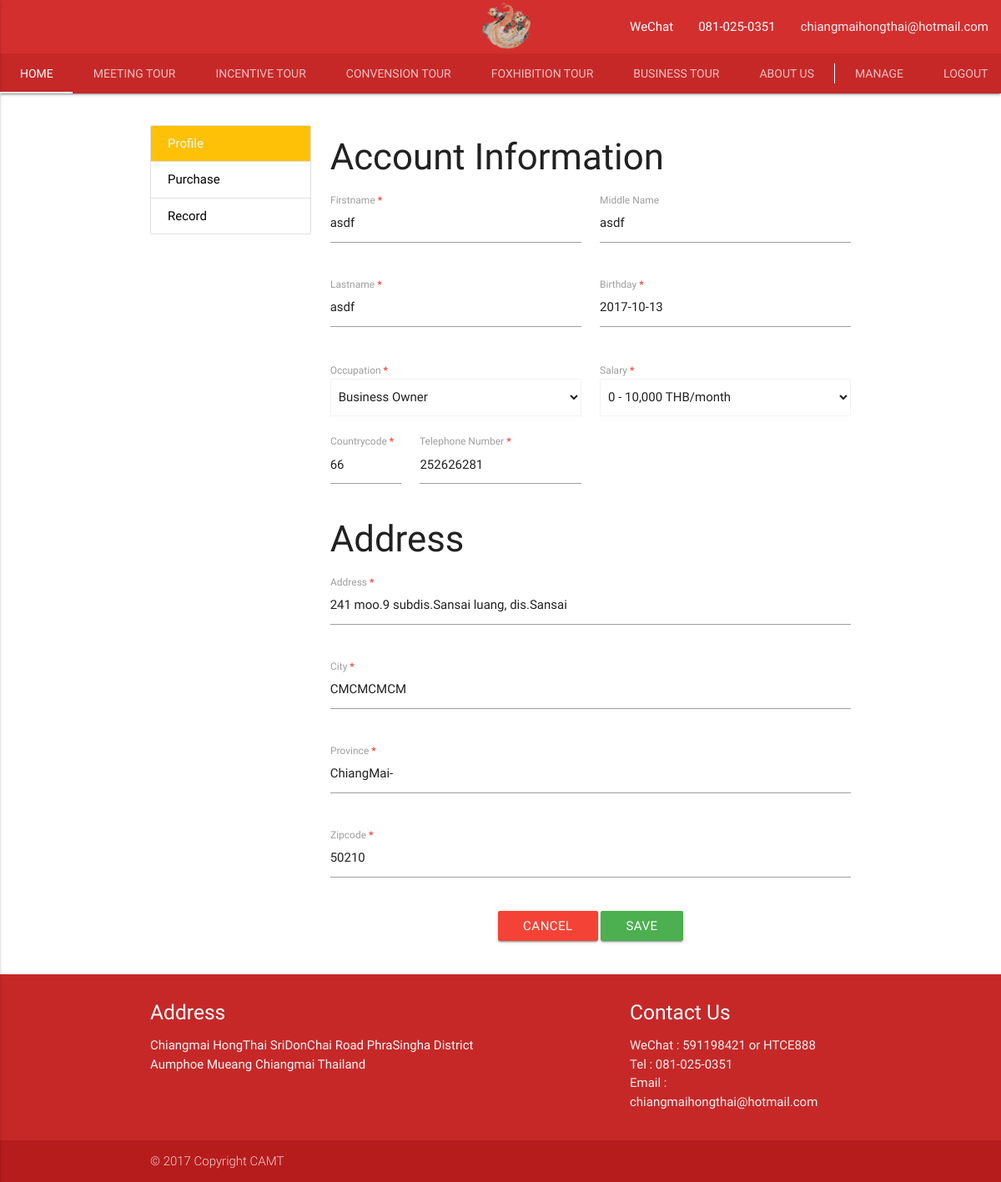
The app's page /tour/edit_profile.php (signed in) with its own data.
### tables this page shows
CREATE TABLE `member` (
  `id` int(11) NOT NULL,
  `username` varchar(50) NOT NULL,
  `password` varchar(60) NOT NULL,
  `first_name` varchar(50) NOT NULL,
  `middle_name` varchar(50) NOT NULL,
  `last_name` varchar(50) NOT NULL,
  `dob` date NOT NULL,
  `country_code` int(11) NOT NULL,
  `phone` varchar(15) NOT NULL,
  `email` varchar(50) NOT NULL,
  `address` varchar(100) NOT NULL,
  `city` varchar(50) NOT NULL,
  `province` varchar(50) NOT NULL,
  `zipcode` varchar(6) NOT NULL,
  `occupation` int(11) NOT NULL,
  `salary` int(11) NOT NULL,
  `active` int(11) NOT NULL DEFAULT '0',
  `hash` varchar(60) NOT NULL
);

### tour/edit_profile.php (the view, shortened to what this page needs)
<?php
    include 'db_config.php';
    $id = $_SESSION['login_id'];
  $sql_db =  "SELECT * FROM `member` WHERE id=$id" ;
  $result2 = mysqli_query($conn,$sql_db);
  $data = mysqli_fetch_array($result2);
  $firstname_db = $data['first_name'];
  $middlename_db = $data['middle_name'];
  $lastname_db = $data['last_name'];
  $phone_db = $data['phone'];
  $salary_db = $data['salary'];
  $occupation_db = $data['occupation'];
  $date_of_birth = $data['dob'];
  $address_db = $data['address'];
  $city_db = $data['city'];
  $province_db = $data['province'];
  $zipcode_db = $data['zipcode'];
  $country_code = $data['country_code'];
  $edit_func = 'php_edit_func.php';
  $profile_page = "window.location.href='profile.php'";
?>
<!DOCTYPE html>
  <html>
   <?php
      include 'component/header.php';
      ?>
<body>
  <div class="container"><div class="section"></div>
    <div class="row">
      <div class="col s12 l3">
        <div class="collection">
          <a href="profile.php" class="collection-item active amber">Profile</a>
          <a href="#" class="collection-item black-text">Purchase</a>
          <a href="#" class="collection-item black-text">Record</a>
        </div>
      </div>
      <div class="col s12 l9">
        <h3>Account Information</h3>
        <form action=<?php echo $edit_func; ?> method="post">
          <div class="row">
            <div class="input-field col s12 l6">
              <input onkeyup = "Validate(this)" id="txt" type="text" class="form-control" name="firstname" id="firstname" value= "<?php echo $firstname_db ?>" required>
              <label for="firstname">Firstname<b class="red-text"> *</b></label>
            </div>
            <div class="input-field col s12 l6">
              <input onkeyup = "Validate(this)" type="text" class="form-control" name="middlename" id="middlename" value="<?php echo $middlename_db ?>">
              <label for="middlename">Middle Name</label>
            </div>
          </div>
          <div class="row">
            <div class="input-field col s12 l6">
              <input onkeyup="Validate(this)" type="text" class="form-control" name="lastname" id="lastname" value="<?php echo $lastname_db ?>" required>
              <label for="lastname">Lastname<b class="red-text"> *</b></label>
            </div>
            <div class="input-field col s12 l6">
              <input required name='dob' type='date' class="datepicker" value='<?php echo $date_of_birth; ?>'/>
              <label for="dob">Birthday<b class="red-text"> *</b></label>
            </div>
          </div>
          <div class="row">
            <div class="col s12 l6">
              <label>Occupation<b class="red-text"> *</b></label>
                <select class="browser-default" name="occupation" required>
                  <option value="1" <?php if($occupation_db == 1) echo "selected"; ?>>Business Owner</option>
                </select>
            </div>
            <div class="col s12 l6">
              <label>Salary<b class="red-text"> *</b></label>
                <select class="browser-default" name="salary" id="salary" required>
                  <option value="1" <?php if($salary_db == 1) echo "selected"; ?>>0&nbsp;-&nbsp;10,000&nbsp;THB/month</option>
                </select>
            </div>
          </div>
          <div class="row">
            <div class="input-field col s2 l2">
              <input class="col-sm-3" onkeyup="validatephone(this);" maxlength="3" type="text" name="countrycode" placeholder="Code" value="<?php echo  $country_code; ?>" required>
              <label for="countrycode">Countrycode<b class="red-text"> *</b></label>
            </div>
            <div class="input-field col s10 l4">
            <input onkeyup="validatephone(this);" type="text" maxlength="15" name="phone" id="phone" value="<?php echo $phone_db; ?>" required>
            <label for="phone">Telephone Number<b class="red-text"> *</b></label>
            </div>
          </div>
          <h3>Address</h3>
          <div class="row">
            <div class="input-field col s12">
              <input required name="address" type="text" minlength="4" maxlength="50"  id="address" value="<?php echo $address_db; ?>" />
              <label for="address">Address<b class="red-text"> *</b></label>
            </div>
          </div>
          <div class="row">
            <div class="input-field col s12">
              <input onkeyup = "Validate(this)" id="txt" type="text" name="city" id="city" value="<?php echo $city_db; ?>" required>
              <label for="city">City<b class="red-text"> *</b></label>
            </div>
          </div>
          <div class="row">
            <div class="input-field col s12">
              <input onkeyup = "Validate(this)" id="txt" type="text" name="province" id="province" value="<?php echo $province_db; ?>" required>
              <label for="province">Province<b class="red-text"> *</b></label>
            </div>
          </div>
          <div class="row">
            <div class="input-field col s12">
              <input onkeyup="validatephone(this);" type="text" maxlength="10" name="zipcode" id="zipcode" value="<?php echo $zipcode_db; ?>" required>
              <label for="zipcode">Zipcode<b class="red-text"> *</b></label>
            </div>
          </div>
          <div class="row">
            <div class="col s12 center">
            <button name="cancel" type="button" value="Cancel" onclick=<?php echo $profile_page; ?> class="waves-effect waves-light btn red">Cancel</button>
            <button type="submit" class="waves-effect waves-light btn green" value="Save" name='save'>Save</button>
            </div>
          </div>
      </form>
      </div>
    </div>
  </div>
<?php
    include 'component/footer.php';
    ?>
</body>
</html>

### records on screen
member: firstname "asdf", middlename "asdf", lastname "asdf", dob "2017-10-13", occupation "Business Owner", salary "0 - 10,000 THB/month", countrycode "66", phone "252626281", address "241 moo.9 subdis.Sansai luang, dis.Sansai", city "CMCMCMCM", province "ChiangMai-", zipcode "50210"
